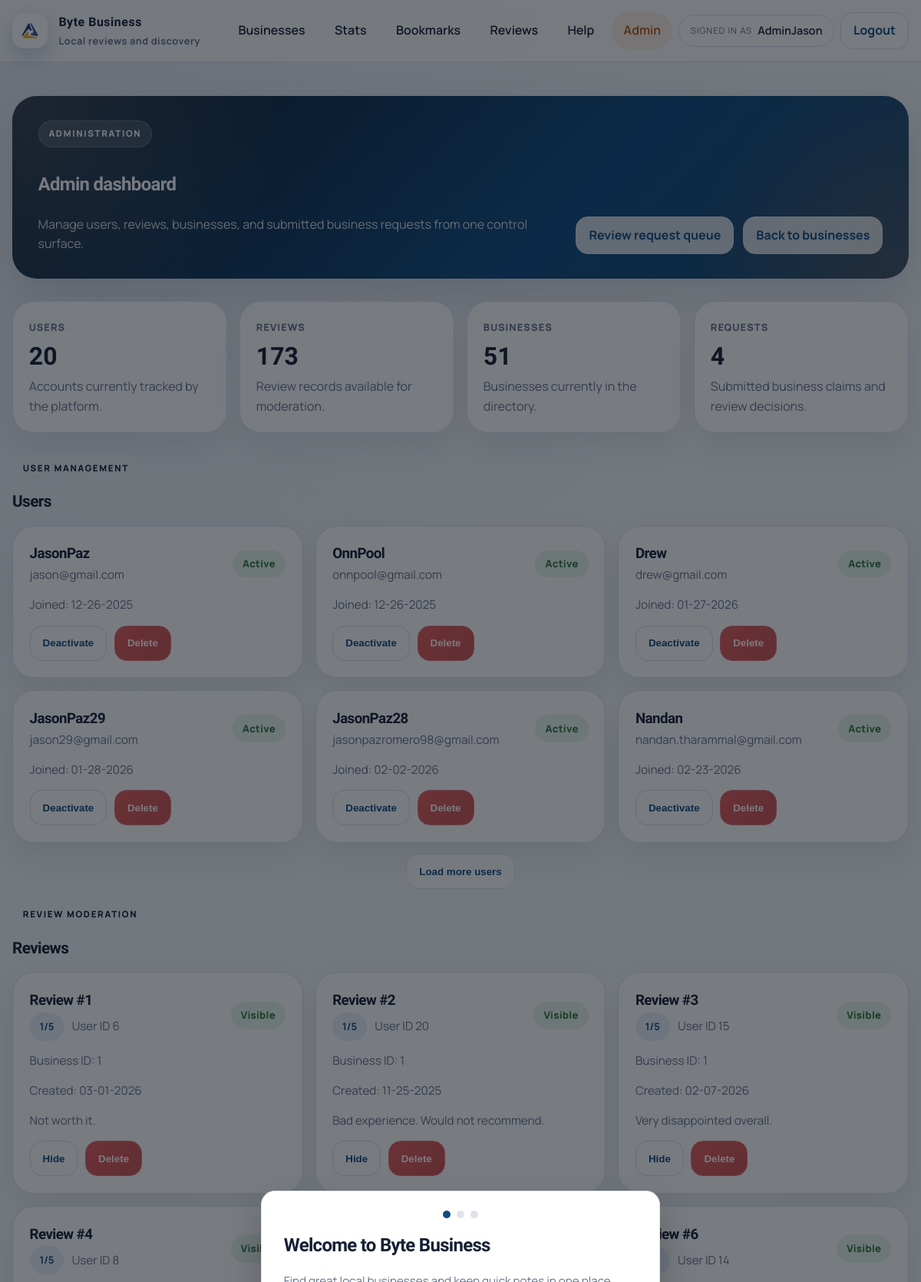
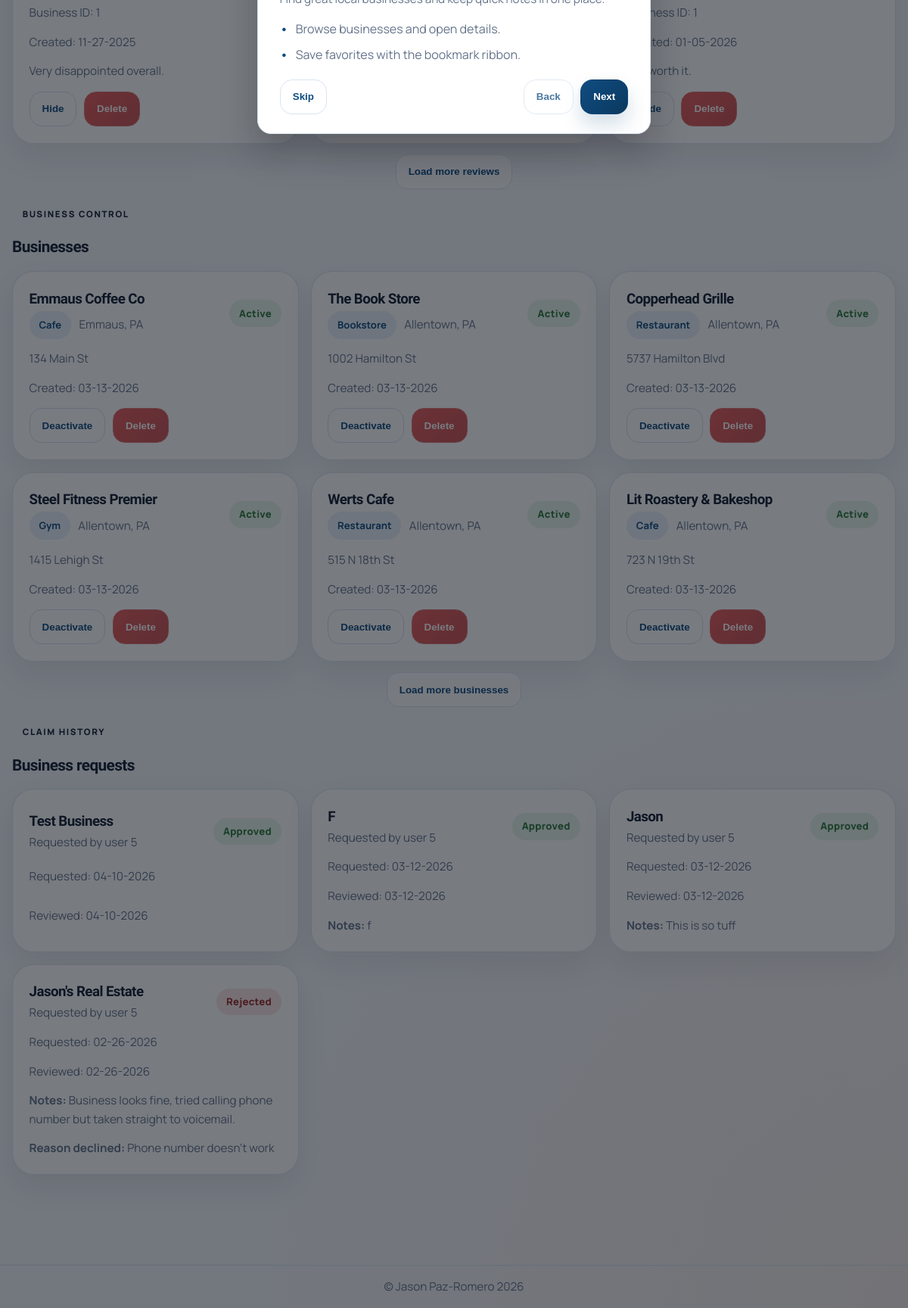
Screenshot of /admin-dashboard (signed in) with the database file from the repository (2 pictures, top to bottom).
### app/models.py (models this page shows)
class User(db.Model, UserMixin):
    id = db.Column(db.Integer, primary_key=True)
    username = db.Column(db.String(150), unique=True, nullable=False)
    email = db.Column(db.String(150), unique=True, nullable=False)
    password = db.Column(db.String(256), nullable=False)
    created_at = db.Column(db.DateTime, default=datetime.utcnow)
    is_verified = db.Column(db.Boolean, default=False)
    verified_at = db.Column(db.DateTime, default=None)
    last_verification_email_sent_at = db.Column(db.DateTime, default=None)
    is_admin = db.Column(db.Boolean, default=False)
    is_active = db.Column(db.Boolean, default=True)
    bookmarks = db.relationship("BookMark", back_populates="user", cascade="all, delete-orphan")
    reviews = db.relationship("Review", back_populates="user", cascade="all, delete-orphan")
    redeemed_deals = db.relationship("RedeemDeal", back_populates="user", cascade="all, delete-orphan")
    business_requests = db.relationship("BusinessRequest", back_populates="user", cascade="all, delete-orphan")
    review_likes = db.relationship("ReviewLike", back_populates="user", cascade="all, delete-orphan")

class Review(db.Model):
    id = db.Column(db.Integer, primary_key=True)
    business_id = db.Column(db.Integer, db.ForeignKey('business.id'), nullable=False)
    user_id = db.Column(db.Integer, db.ForeignKey('user.id'), nullable=False)
    rating = db.Column(db.Integer, nullable=False)
    comment = db.Column(db.Text, nullable=True)
    created_at = db.Column(db.DateTime, default=datetime.utcnow)
    is_visible = db.Column(db.Boolean, default=True)
    user = db.relationship("User", back_populates="reviews")
    business = db.relationship("Business", back_populates="reviews")
    review_images = db.relationship("ReviewImage", back_populates="review", cascade="all, delete-orphan")
    likes = db.relationship("ReviewLike", back_populates="review", cascade="all, delete-orphan")

### app/admin_routes.py (the view)
@admin_bp.route("/admin-dashboard", methods=["GET"])
@login_required
def admin_dashboard():
    if not current_user.is_admin:
        flash("You are not allowed on this route!", "error")
        return redirect(url_for("main.list_businesses"))
    users = User.query.all()
    reviews = Review.query.all()
    businesses = Business.query.all()
    business_requests = BusinessRequest.query.order_by(BusinessRequest.created_at.desc()).all()
    return render_template(
        "admin_dashboard.html",
        users=users,
        reviews=reviews,
        businesses=businesses,
        business_requests=business_requests
    )

### app/auth_routes.py (called while the page is built)
@login_manager.user_loader
def load_user(user_id):
    return User.query.get(int(user_id))

### app/templates/admin_dashboard.html (shortened to what this page needs)
{% extends "base.html" %}
{% block content %}
<div class="page-shell admin-page">
  <div class="container">
    <section class="hero-panel hero-panel-compact fade-up">
      <div class="hero-panel-copy">
        <span class="section-kicker">Administration</span>
        <h1>Admin dashboard</h1>
        <p>Manage users, reviews, businesses, and submitted business requests from one control surface.</p>
      </div>
      <div class="page-actions">
        <a class="button subtle" href="{{ url_for('admin.business_requests_admin') }}">Review request queue</a>
        <a class="button subtle" href="{{ url_for('main.list_businesses') }}">Back to businesses</a>
      </div>
    </section>
    <section class="section fade-up">
      <div class="stats-grid admin-stats-grid">
        <article class="stats-panel">
          <span class="stats-label">Users</span>
          <strong>{{ users|length }}</strong>
          <p>Accounts currently tracked by the platform.</p>
        </article>
        <article class="stats-panel">
          <span class="stats-label">Reviews</span>
          <strong>{{ reviews|length }}</strong>
          <p>Review records available for moderation.</p>
        </article>
        <article class="stats-panel">
          <span class="stats-label">Businesses</span>
          <strong>{{ businesses|length }}</strong>
          <p>Businesses currently in the directory.</p>
        </article>
        <article class="stats-panel">
          <span class="stats-label">Requests</span>
          <strong>{{ business_requests|length }}</strong>
          <p>Submitted business claims and review decisions.</p>
        </article>
      </div>
    </section>
    <section class="section fade-up">
      <div class="admin-region" data-lazy-region data-page-size="6">
        <div class="section-header modern-header compact-header">
          <div>
            <span class="section-kicker">User management</span>
            <h2>Users</h2>
          </div>
        </div>
        <div class="surface-grid surface-grid--2">
          {% for user in users %}
          <article class="surface-card admin-item-card" data-lazy-item>
            <div class="toolbar-split">
              <div>
                <h3>{{ user.username }}</h3>
                <p class="muted">{{ user.email }}</p>
              </div>
              <div class="chip-row">
                <span class="status-pill {{ 'active' if user.is_active else 'inactive' }}">{{ 'Active' if user.is_active else 'Inactive' }}</span>
              </div>
            </div>
            <p class="muted">Joined: {{ user.created_at.strftime('%m-%d-%Y') if user.created_at else '—' }}</p>
            <div class="review-actions">
              {% if user.is_active %}
              <form method="POST" action="{{ url_for('admin.admin_deactivate_user', user_id=user.id) }}">
                <button class="button subtle" type="submit">Deactivate</button>
              </form>
              {% else %}
              <form method="POST" action="{{ url_for('admin.admin_activate_user', user_id=user.id) }}">
                <button class="button" type="submit">Activate</button>
              </form>
              {% endif %}
              <button class="button danger" type="button" disabled title="Delete route not enabled">Delete</button>
            </div>
          </article>
          {% endfor %}
        </div>
        <div class="load-more-row"><button class="button subtle" type="button" data-load-more>Load more users</button></div>
      </div>
      <div class="admin-region" data-lazy-region data-page-size="6">
        <div class="section-header modern-header compact-header">
          <div>
            <span class="section-kicker">Review moderation</span>
            <h2>Reviews</h2>
          </div>
        </div>
        <div class="surface-grid surface-grid--2">
          {% for review in reviews %}
          <article class="surface-card admin-item-card" data-lazy-item>
            <div class="toolbar-split">
              <div>
                <h3>Review #{{ review.id }}</h3>
                <div class="business-meta">
                  <span class="metric-chip">{{ review.rating }}/5</span>
                  <span class="muted">User ID {{ review.user_id }}</span>
                </div>
              </div>
              <span class="status-pill {{ 'visible' if review.is_visible else 'hidden' }}">{{ 'Visible' if review.is_visible else 'Hidden' }}</span>
            </div>
            <p class="muted">Business ID: {{ review.business_id }}</p>
            <p class="muted">Created: {{ review.created_at.strftime('%m-%d-%Y') if review.created_at else '—' }}</p>
            {% if review.comment %}<p class="muted">{{ review.comment[:140] }}{% if review.comment|length > 140 %}...{% endif %}</p>{% endif %}
            <div class="review-actions">
              {% if review.is_visible %}
              <form method="POST" action="{{ url_for('admin.admin_hide_review', review_id=review.id) }}">
                <button class="button subtle" type="submit">Hide</button>
              </form>
              {% else %}
              <form method="POST" action="{{ url_for('admin.admin_show_review', review_id=review.id) }}">
                <button class="button" type="submit">Show</button>
              </form>
              {% endif %}
              <button class="button danger" type="button" disabled title="Delete route not enabled">Delete</button>
            </div>
          </article>
          {% endfor %}
        </div>
        <div class="load-more-row"><button class="button subtle" type="button" data-load-more>Load more reviews</button></div>
      </div>
      <div class="admin-region" data-lazy-region data-page-size="6">
        <div class="section-header modern-header compact-header">
          <div>
            <span class="section-kicker">Business control</span>
            <h2>Businesses</h2>
          </div>
        </div>
        <div class="surface-grid surface-grid--2">
          {% for biz in businesses %}
          <article class="surface-card admin-item-card" data-lazy-item>
            <div class="toolbar-split">
              <div>
                <h3>{{ biz.name }}</h3>
                <div class="business-meta">
                  <span class="metric-chip">{{ biz.category }}</span>
                  <span class="muted">{{ biz.location }}</span>
                </div>
              </div>
              <span class="status-pill {{ 'active' if biz.is_active else 'inactive' }}">{{ 'Active' if biz.is_active else 'Inactive' }}</span>
            </div>
            <p class="muted">{{ biz.address }}</p>
            <p class="muted">Created: {{ biz.created_at.strftime('%m-%d-%Y') if biz.created_at else '—' }}</p>
            <div class="review-actions">
              {% if biz.is_active %}
              <form method="POST" action="{{ url_for('admin.admin_deactivate_business', business_id=biz.id) }}">
                <button class="button subtle" type="submit">Deactivate</button>
              </form>
              {% else %}
              <form method="POST" action="{{ url_for('admin.admin_activate_business', business_id=biz.id) }}">
                <button class="button" type="submit">Activate</button>
              </form>
              {% endif %}
              <button class="button danger" type="button" disabled title="Delete route not enabled">Delete</button>
            </div>
          </article>
          {% endfor %}
        </div>
        <div class="load-more-row"><button class="button subtle" type="button" data-load-more>Load more businesses</button></div>
      </div>
      <div class="admin-region" data-lazy-region data-page-size="6">
        <div class="section-header modern-header compact-header">
          <div>
            <span class="section-kicker">Claim history</span>
            <h2>Business requests</h2>
          </div>
        </div>
        <div class="surface-grid surface-grid--2">
          {% for req in business_requests %}
          {% set is_reviewed = (not req.is_active) and req.reviewed_at %}
          {% set is_rejected = is_reviewed and req.reason_declined %}
          {% set status_label = 'Pending' if req.is_active else ('Rejected' if is_rejected else 'Approved') %}
          {% set status_class = 'pending' if req.is_active else ('rejected' if is_rejected else 'approved') %}
          <article class="surface-card admin-item-card" data-lazy-item>
            <div class="toolbar-split">
              <div>
                <h3>{{ req.business_name }}</h3>
                <p class="muted">Requested by user {{ req.user_id }}</p>
              </div>
              <span class="status-pill {{ status_class }}">{{ status_label }}</span>
            </div>
            <p class="muted">Requested: {{ req.created_at.strftime('%m-%d-%Y') if req.created_at else '—' }}</p>
            <p class="muted">Reviewed: {{ req.reviewed_at.strftime('%m-%d-%Y') if req.reviewed_at else 'Not reviewed yet' }}</p>
            {% if req.decision_notes %}<p class="muted"><strong>Notes:</strong> {{ req.decision_notes }}</p>{% endif %}
            {% if req.reason_declined %}<p class="muted"><strong>Reason declined:</strong> {{ req.reason_declined }}</p>{% endif %}
          </article>
          {% endfor %}
        </div>
      </div>
    </section>
  </div>
</div>
{% endblock %}

### app/templates/base.html (shortened to what this page needs)
<!doctype html>
<html lang="en">
<head>
  <link rel="stylesheet" href="{{ url_for('static', filename='styles.css') }}">
</head>
<body>
  <header class="site-header">
    <div class="container nav-shell">
      <a class="brand" href="{{ url_for('main.home') }}">
        <span class="brand-mark" aria-hidden="true">
          <img src="{{ url_for('static', filename='FBLA-Symbol.png') }}" alt="">
        </span>
        <span class="brand-copy">
          <span class="brand-name">Byte Business</span>
          <span class="brand-tagline">Local reviews and discovery</span>
        </span>
      </a>
      <nav class="nav-desktop" aria-label="Primary">
        {% if current_user.is_authenticated %}
        <a class="nav-link" href="{{ url_for('main.list_businesses') }}">Businesses</a>
        <a class="nav-link" href="{{ url_for('main.stats') }}">Stats</a>
        <a class="nav-link" href="{{ url_for('bookmarks.view_bookmarks') }}">Bookmarks</a>
        <a class="nav-link" href="{{ url_for('main.reviews') }}">Reviews</a>
        <a class="nav-link" href="{{ url_for('main.help') }}">Help</a>
        {% if current_user.is_admin %}
        <a class="nav-link nav-link-accent" href="{{ url_for('admin.admin_dashboard') }}">Admin</a>
        {% endif %}
        <div class="nav-user">
          <span class="nav-user-label">Signed in as</span>
          <span class="nav-user-name">{{ current_user.username }}</span>
        </div>
        <a class="button subtle" href="{{ url_for('auth.logout') }}">Logout</a>
        {% else %}
        <a class="nav-link" href="{{ url_for('main.home') }}">Home</a>
        <a class="nav-link" href="{{ url_for('main.list_businesses') }}">Businesses</a>
        <a class="nav-link" href="{{ url_for('auth.login') }}">Login</a>
        <a class="button" href="{{ url_for('auth.register') }}">Register</a>
        {% endif %}
      </nav>
    </div>
  </header>
  <main class="page">
    {% block content %}{% endblock %}
  </main>
  <div class="onboarding" data-onboarding hidden>
    <div class="onboarding-card" role="dialog" aria-modal="true" aria-labelledby="onboarding-title">
      <div class="onboarding-progress" aria-hidden="true">
        <span class="onboarding-dot is-active" data-dot></span>
        <span class="onboarding-dot" data-dot></span>
        <span class="onboarding-dot" data-dot></span>
      </div>
      <div class="onboarding-slide is-active" data-slide="0">
        <h2 id="onboarding-title">Welcome to Byte Business</h2>
        <p class="muted">Find great local businesses and keep quick notes in one place.</p>
        <ul class="list">
          <li>Browse businesses and open details.</li>
          <li>Save favorites with the bookmark ribbon.</li>
        </ul>
      </div>
      <div class="onboarding-actions">
        <button class="button subtle" type="button" data-skip>Skip</button>
        <div class="onboarding-nav">
          <button class="button subtle" type="button" data-back disabled>Back</button>
          <button class="button" type="button" data-next>Next</button>
        </div>
      </div>
    </div>
  </div>
  <footer class="site-footer">
    <div class="container footer-inner">
      <span>&copy; Jason Paz-Romero 2026</span>
    </div>
  </footer>
</body>
</html>

### rows the page displays
User: username "AdminJason"
User: username "JasonPaz", email "jason@gmail.com", is_active "Active", created_at "12-26-2025"
User: username "OnnPool", email "onnpool@gmail.com", is_active "Active", created_at "12-26-2025"
User: username "Drew", email "drew@gmail.com", is_active "Active", created_at "01-27-2026"
User: username "JasonPaz29", email "jason29@gmail.com", is_active "Active", created_at "01-28-2026"
User: username "JasonPaz28", email "jasonpazromero98@gmail.com", is_active "Active", created_at "02-02-2026"
User: username "Nandan", email "nandan.tharammal@gmail.com", is_active "Active", created_at "02-23-2026"
Review: id "1", rating "1", user_id "6", is_visible "Visible", business_id "1", created_at "03-01-2026", comment "Not worth it."
Review: id "2", rating "1", user_id "20", is_visible "Visible", business_id "1", created_at "11-25-2025", comment "Bad experience. Would not recommend."
Review: id "3", rating "1", user_id "15", is_visible "Visible", business_id "1", created_at "02-07-2026", comment "Very disappointed overall."
Review: id "4", rating "1", user_id "8", is_visible "Visible", business_id "1", created_at "11-27-2025", comment "Very disappointed overall."
Review: id "6", user_id "14", is_visible "Visible", business_id "1", created_at "01-05-2026", comment "Not worth it."

### other values shown
{{ users|length }} "20"
{{ reviews|length }} "173"
{{ businesses|length }} "51"
{{ business_requests|length }} "4"
